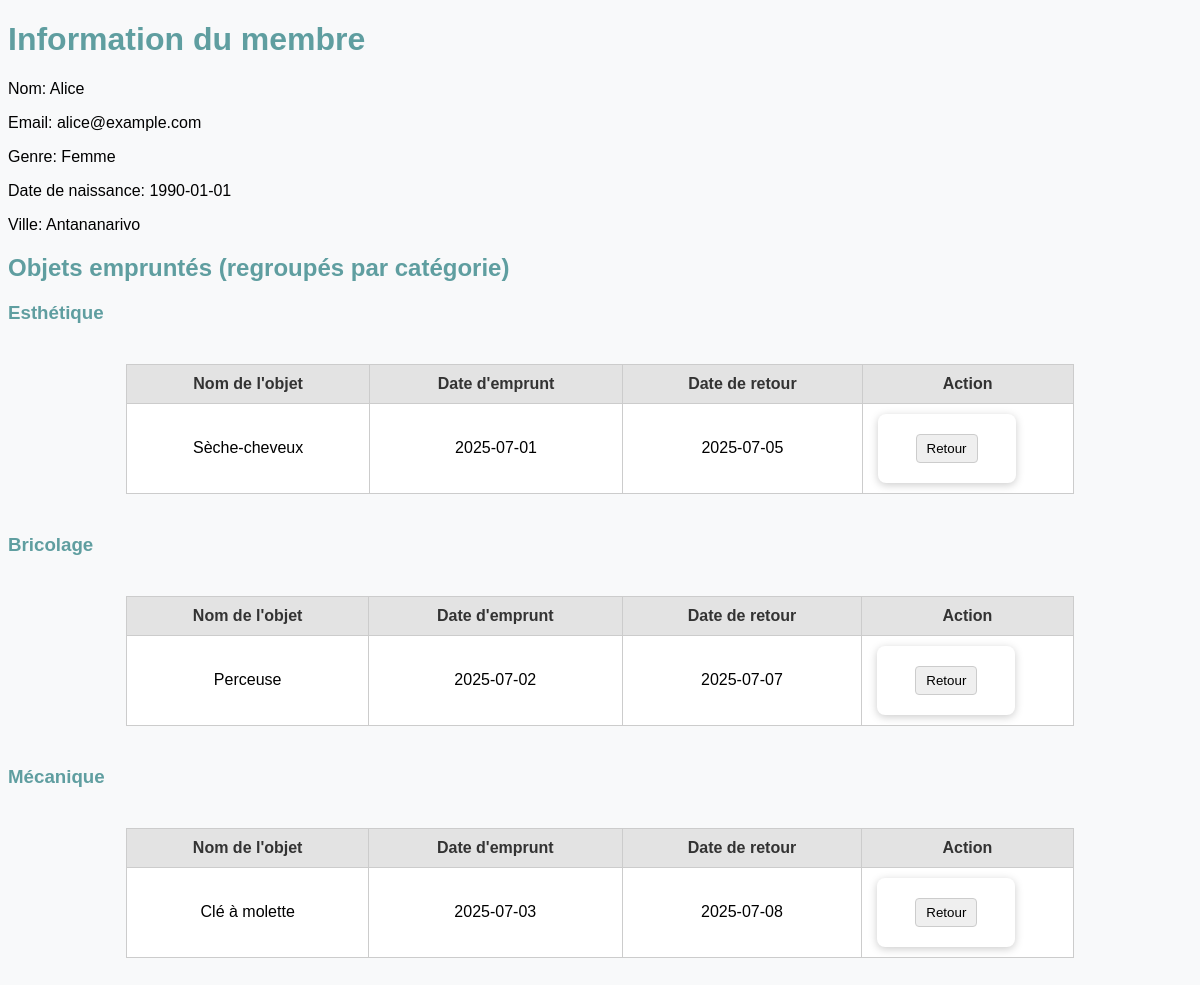
Screenshot of /pages/ficheMembre.php (signed in) with the database file from the repository.
### tables this page shows
CREATE TABLE emprunts_membre (
    id_membre INT AUTO_INCREMENT PRIMARY KEY,
    nom VARCHAR(100),
    date_naissance DATE,
    genre VARCHAR(100),
    email VARCHAR(100),
    ville VARCHAR(100),
    mdp VARCHAR(255),
    image_profil VARCHAR(255)
);

CREATE TABLE emprunts_objet (
    id_objet INT AUTO_INCREMENT PRIMARY KEY,
    nom_objet VARCHAR(100),
    id_categorie INT,
    id_membre INT,
    FOREIGN KEY (id_categorie) REFERENCES emprunts_categorie_objet(id_categorie),
    FOREIGN KEY (id_membre) REFERENCES emprunts_membre(id_membre)
);

CREATE TABLE emprunts_emprunt (
    id_emprunt INT AUTO_INCREMENT PRIMARY KEY,
    id_objet INT,
    id_membre INT,
    date_emprunt DATE,
    date_retour DATE,
    FOREIGN KEY (id_objet) REFERENCES emprunts_objet(id_objet),
    FOREIGN KEY (id_membre) REFERENCES emprunts_membre(id_membre)
);

### inc/connection.php (called while the page is built)
<?php
function dbconnect()
{
    $connect = mysqli_connect('172.60.0.15', 'ETU004019', 'P3VFcEXD', 'db_s2_ETU004019');
    mysqli_set_charset($connect, 'utf8mb4');
    return $connect;
}
?>

### pages/ficheMembre.php (the view, shortened to what this page needs)
<?php
$email = isset($_SESSION['email']) ? $_SESSION['email'] : '';
$mdp = isset($_SESSION['mdp']) ? $_SESSION['mdp'] : '';
$queryMembre = "SELECT * FROM emprunts_membre WHERE email='$email' AND mdp='$mdp'";
$resultMembre = mysqli_query(dbconnect(), $queryMembre);
$membre = mysqli_fetch_assoc($resultMembre);
$queryObjets = "SELECT obj.nom_objet, obj.id_objet, cat.nom_categorie, emp.date_emprunt, emp.date_retour
    FROM emprunts_objet obj
    INNER JOIN emprunts_emprunt emp ON obj.id_objet = emp.id_objet
    INNER JOIN emprunts_categorie_objet cat ON obj.id_categorie = cat.id_categorie
    WHERE obj.id_membre = '{$membre['id_membre']}'";
$resultObjets = mysqli_query(dbconnect(), $queryObjets);
$objetsParCategorie = [];
while ($row = mysqli_fetch_assoc($resultObjets)) {
    $cat = $row['nom_categorie'];
    if (!isset($objetsParCategorie[$cat])) {
        $objetsParCategorie[$cat] = [];
    }
    $objetsParCategorie[$cat][] = $row;
}
?>
<!DOCTYPE html>
<html lang="fr">
<head>
</head>
<body>
    <h1>Information du membre</h1>
    <?php if ($membre) { ?>
        <p>Nom: <?= $membre['nom'] ?></p>
        <p>Email: <?= $membre['email'] ?></p>
        <p>Genre: <?= $membre['genre'] ?></p>
        <p>Date de naissance: <?= $membre['date_naissance'] ?></p>
        <p>Ville: <?= $membre['ville'] ?></p>
        <h2>Objets empruntés (regroupés par catégorie)</h2>
        <?php if (!empty($objetsParCategorie)) { ?>
            <?php foreach ($objetsParCategorie as $categorie => $objets) { ?>
                <h3><?= $categorie ?></h3>
                <table border="1">
                    <tr>
                        <th>Nom de l'objet</th>
                        <th>Date d'emprunt</th>
                        <th>Date de retour</th>
                        <th>Action</th>
                    </tr>
                    <?php foreach ($objets as $obj) { ?>
                    <tr>
                        <td><?= $obj['nom_objet'] ?></td>
                        <td><?= $obj['date_emprunt'] ?></td>
                        <td><?= $obj['date_retour'] ?></td>
                        <td>
                            <form method="post" action="retourEmprunt.php" style="margin:0;">
                                <button type="submit">Retour</button>
                            </form>
                        </td>
                    </tr>
                    <?php } ?>
                </table>
            <?php } ?>
        <?php } else { ?>
            <p>Aucun objet emprunté.</p>
        <?php } ?>
    <?php } else { ?>
        <p style="color:red;">Aucun membre trouvé. Veuillez vous connecter.</p>
    <?php } ?>
</body>
</html>

### pages/ficheMembre.php (style rules this page uses)
body { background: #f8f9fa; font-family: Arial, sans-serif; }
table { margin: 40px auto; border-collapse: collapse; width: 80%; background: #fff; }
th, td { padding: 10px 15px; border: 1px solid #ccc; text-align: center; }
th { background: #e3e3e3; color: #333; }
h1, h2, h3 { color: cadetblue; }
form { margin: 20px auto; width: 60%; background: #fff; padding: 15px; border-radius: 8px; box-shadow: 0 2px 8px #ccc; }
input, select, button { margin: 5px 0; padding: 6px 10px; border-radius: 4px; border: 1px solid #ccc; }

### rows the page displays
emprunts_membre: nom "Alice", email "alice@example.com", genre "Femme", date_naissance "1990-01-01", ville "Antananarivo"
emprunts_objet: nom_objet "Sèche-cheveux", emprunts_emprunt.date_emprunt "2025-07-01", emprunts_emprunt.date_retour "2025-07-05"
emprunts_objet: nom_objet "Perceuse", emprunts_emprunt.date_emprunt "2025-07-02", emprunts_emprunt.date_retour "2025-07-07"
emprunts_objet: nom_objet "Clé à molette", emprunts_emprunt.date_emprunt "2025-07-03", emprunts_emprunt.date_retour "2025-07-08"

### other values shown
$categorie "Esthétique"
$categorie "Bricolage"
$categorie "Mécanique"
